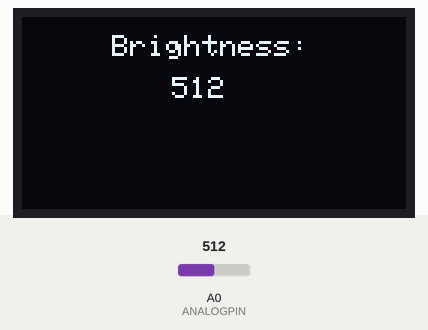
A sketch run on a simulated Arduino Uno, built with avr-gcc and run on an emulated ATmega328P. On the bench: 128×64 one-colour display. Inputs (shaded band) come from the test bench; at power-on: A0 (ANALOGPIN) = 512.

Above: at 1.2 s.
1.3 s: A0 (ANALOGPIN) set to 710
At 2.2 s:
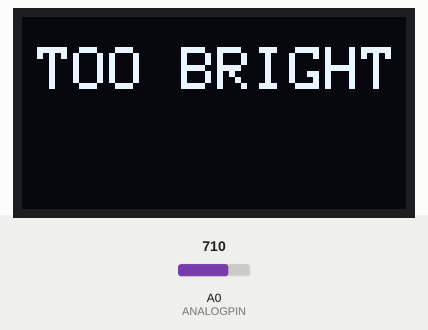
2.8 s: A0 (ANALOGPIN) set to 691
At 3.2 s:
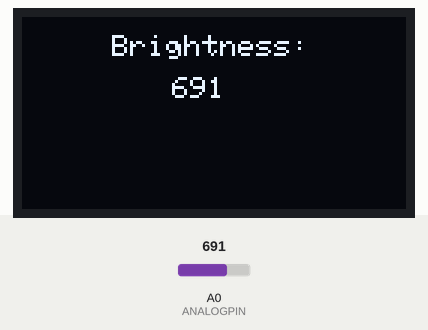
4.3 s: A0 (ANALOGPIN) set to 716
At 5.7 s:
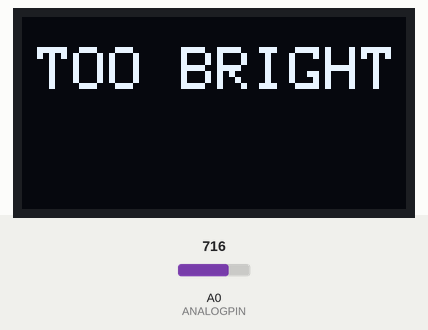
Timing chart, 0 to 7.3 s (numbered marks = the images above; inputs shaded):
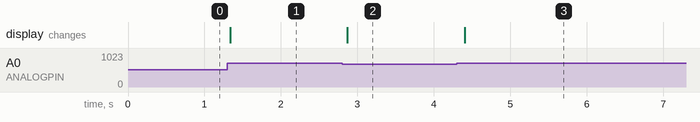

The sketch:

Exercise11_LCD.ino
```cpp
#include <SPI.h>
#include <Wire.h>
#include <Adafruit_GFX.h>
#include <Adafruit_SSD1306.h>

#define OLED_RESET 4
Adafruit_SSD1306 display(OLED_RESET);

#define ANALOGPIN A0
int sensorValue;

void setup() {
  // put your setup code here, to run once:
  display.begin(SSD1306_SWITCHCAPVCC, 0x3C);
  display.clearDisplay();

  pinMode(ANALOGPIN, INPUT);

}

void loop() {
  // put your main code here, to run repeatedly:

  display.clearDisplay();

  sensorValue = avgMeasurement(analogRead(ANALOGPIN));

  if(sensorValue < 700){
    DisplayContent(sensorValue);
  } else {
    DisplayWarning();
  }

  delay(100);
}


void DisplayContent(int input){
  display.setTextSize(1);
  display.setTextColor(WHITE);
  display.setCursor(30,6);
  display.print("Brightness: ");
  display.setCursor(50,20);
  display.println(input);
  display.display();
}

void DisplayWarning(){
  display.setTextSize(2);
  display.setTextColor(WHITE);
  display.setCursor(5,10);
  display.println("TOO BRIGHT");
  display.display();

}

int avgMeasurement(int measurement){
  int i;
  int totalMeasure;
  int avgMeasurement;

  for(i = 0; i < 10; i++){
    totalMeasure = totalMeasure + measurement;
    }

  avgMeasurement = totalMeasure/10;
  return avgMeasurement;
}
```

Measured:
- the behaviour switches between 700 and 699 on A0 (ANALOGPIN) (found by bisection; images 1 and 2)
- after the input at 1.3 s, the display: changes at once (image 1)
- after the input at 2.8 s, the display: changes after 0.07 s (image 2)
- after the input at 4.3 s, the display: changes after 0.11 s (image 3)
